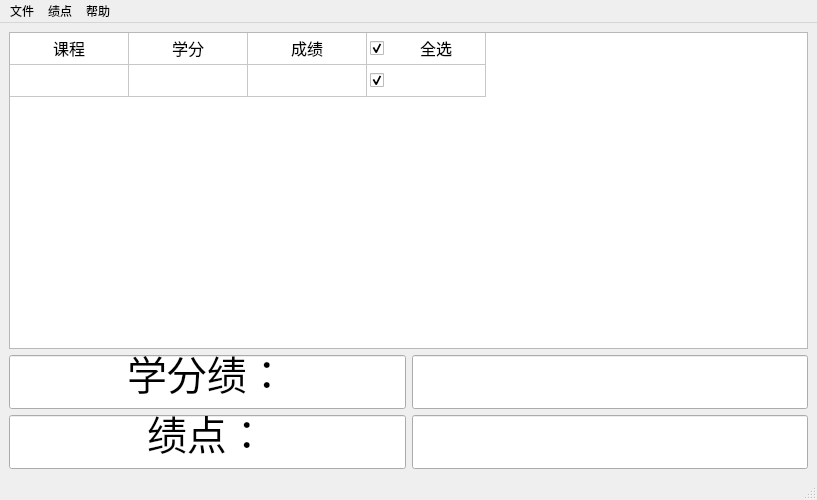
<?xml version="1.0" encoding="UTF-8"?>
<ui version="4.0">
 <class>MainWindow</class>
 <widget class="QMainWindow" name="MainWindow">
  <property name="geometry">
   <rect>
    <x>0</x>
    <y>0</y>
    <width>817</width>
    <height>500</height>
   </rect>
  </property>
  <property name="sizePolicy">
   <sizepolicy hsizetype="Expanding" vsizetype="Expanding">
    <horstretch>0</horstretch>
    <verstretch>0</verstretch>
   </sizepolicy>
  </property>
  <property name="windowTitle">
   <string>学分计算</string>
  </property>
  <widget class="QWidget" name="centralwidget">
   <property name="sizePolicy">
    <sizepolicy hsizetype="Expanding" vsizetype="Expanding">
     <horstretch>0</horstretch>
     <verstretch>0</verstretch>
    </sizepolicy>
   </property>
   <layout class="QGridLayout" name="gridLayout_2">
    <item row="0" column="0">
     <widget class="QTableWidget" name="tableWidget">
      <property name="sizeIncrement">
       <size>
        <width>0</width>
        <height>0</height>
       </size>
      </property>
      <property name="font">
       <font>
        <pointsize>12</pointsize>
       </font>
      </property>
      <property name="sizeAdjustPolicy">
       <enum>QAbstractScrollArea::AdjustIgnored</enum>
      </property>
      <property name="textElideMode">
       <enum>Qt::ElideRight</enum>
      </property>
      <property name="rowCount">
       <number>2</number>
      </property>
      <property name="columnCount">
       <number>4</number>
      </property>
      <attribute name="horizontalHeaderVisible">
       <bool>false</bool>
      </attribute>
      <attribute name="horizontalHeaderCascadingSectionResizes">
       <bool>false</bool>
      </attribute>
      <attribute name="horizontalHeaderMinimumSectionSize">
       <number>19</number>
      </attribute>
      <attribute name="horizontalHeaderDefaultSectionSize">
       <number>119</number>
      </attribute>
      <attribute name="horizontalHeaderHighlightSections">
       <bool>true</bool>
      </attribute>
      <attribute name="horizontalHeaderStretchLastSection">
       <bool>false</bool>
      </attribute>
      <attribute name="verticalHeaderVisible">
       <bool>false</bool>
      </attribute>
      <attribute name="verticalHeaderCascadingSectionResizes">
       <bool>false</bool>
      </attribute>
      <attribute name="verticalHeaderDefaultSectionSize">
       <number>32</number>
      </attribute>
      <row/>
      <row/>
      <column>
       <property name="text">
        <string>课程</string>
       </property>
      </column>
      <column>
       <property name="text">
        <string>学分</string>
       </property>
      </column>
      <column>
       <property name="text">
        <string>成绩</string>
       </property>
      </column>
      <column>
       <property name="text">
        <string>选中</string>
       </property>
      </column>
      <item row="0" column="0">
       <property name="text">
        <string>课程</string>
       </property>
       <property name="font">
        <font>
         <pointsize>12</pointsize>
        </font>
       </property>
       <property name="textAlignment">
        <set>AlignCenter</set>
       </property>
       <property name="flags">
        <set>ItemIsSelectable|ItemIsDragEnabled|ItemIsDropEnabled|ItemIsUserCheckable|ItemIsEnabled</set>
       </property>
      </item>
      <item row="0" column="1">
       <property name="text">
        <string>学分</string>
       </property>
       <property name="font">
        <font>
         <pointsize>12</pointsize>
        </font>
       </property>
       <property name="textAlignment">
        <set>AlignCenter</set>
       </property>
       <property name="flags">
        <set>ItemIsSelectable|ItemIsDragEnabled|ItemIsDropEnabled|ItemIsUserCheckable|ItemIsEnabled</set>
       </property>
      </item>
      <item row="0" column="2">
       <property name="text">
        <string>成绩</string>
       </property>
       <property name="font">
        <font>
         <pointsize>12</pointsize>
        </font>
       </property>
       <property name="textAlignment">
        <set>AlignCenter</set>
       </property>
       <property name="flags">
        <set>ItemIsSelectable|ItemIsDragEnabled|ItemIsDropEnabled|ItemIsUserCheckable|ItemIsEnabled</set>
       </property>
      </item>
      <item row="0" column="3">
       <property name="text">
        <string>全选</string>
       </property>
       <property name="font">
        <font>
         <pointsize>12</pointsize>
        </font>
       </property>
       <property name="textAlignment">
        <set>AlignCenter</set>
       </property>
       <property name="checkState">
        <enum>Checked</enum>
       </property>
       <property name="flags">
        <set>ItemIsSelectable|ItemIsDragEnabled|ItemIsDropEnabled|ItemIsUserCheckable|ItemIsEnabled</set>
       </property>
      </item>
      <item row="1" column="0">
       <property name="text">
        <string/>
       </property>
       <property name="font">
        <font>
         <pointsize>12</pointsize>
        </font>
       </property>
       <property name="textAlignment">
        <set>AlignCenter</set>
       </property>
      </item>
      <item row="1" column="1">
       <property name="text">
        <string/>
       </property>
       <property name="font">
        <font>
         <pointsize>12</pointsize>
        </font>
       </property>
       <property name="textAlignment">
        <set>AlignCenter</set>
       </property>
      </item>
      <item row="1" column="2">
       <property name="text">
        <string/>
       </property>
       <property name="font">
        <font>
         <pointsize>12</pointsize>
        </font>
       </property>
       <property name="textAlignment">
        <set>AlignCenter</set>
       </property>
      </item>
      <item row="1" column="3">
       <property name="text">
        <string/>
       </property>
       <property name="font">
        <font>
         <pointsize>12</pointsize>
        </font>
       </property>
       <property name="textAlignment">
        <set>AlignCenter</set>
       </property>
       <property name="checkState">
        <enum>Checked</enum>
       </property>
       <property name="flags">
        <set>ItemIsSelectable|ItemIsDragEnabled|ItemIsDropEnabled|ItemIsUserCheckable|ItemIsEnabled</set>
       </property>
      </item>
     </widget>
    </item>
    <item row="1" column="0">
     <layout class="QGridLayout" name="gridLayout">
      <item row="1" column="0">
       <widget class="QLineEdit" name="lineEdit_3">
        <property name="font">
         <font>
          <pointsize>30</pointsize>
         </font>
        </property>
        <property name="text">
         <string>绩点：</string>
        </property>
        <property name="alignment">
         <set>Qt::AlignCenter</set>
        </property>
        <property name="readOnly">
         <bool>true</bool>
        </property>
       </widget>
      </item>
      <item row="0" column="1">
       <widget class="QLineEdit" name="lineEdit_2">
        <property name="font">
         <font>
          <pointsize>30</pointsize>
         </font>
        </property>
        <property name="alignment">
         <set>Qt::AlignCenter</set>
        </property>
        <property name="readOnly">
         <bool>true</bool>
        </property>
       </widget>
      </item>
      <item row="0" column="0">
       <widget class="QLineEdit" name="lineEdit">
        <property name="font">
         <font>
          <pointsize>30</pointsize>
         </font>
        </property>
        <property name="layoutDirection">
         <enum>Qt::RightToLeft</enum>
        </property>
        <property name="text">
         <string>学分绩：</string>
        </property>
        <property name="alignment">
         <set>Qt::AlignCenter</set>
        </property>
        <property name="readOnly">
         <bool>true</bool>
        </property>
       </widget>
      </item>
      <item row="1" column="1">
       <widget class="QLineEdit" name="lineEdit_4">
        <property name="font">
         <font>
          <pointsize>30</pointsize>
         </font>
        </property>
        <property name="alignment">
         <set>Qt::AlignCenter</set>
        </property>
        <property name="readOnly">
         <bool>true</bool>
        </property>
       </widget>
      </item>
     </layout>
    </item>
   </layout>
  </widget>
  <widget class="QMenuBar" name="menubar">
   <property name="geometry">
    <rect>
     <x>0</x>
     <y>0</y>
     <width>817</width>
     <height>25</height>
    </rect>
   </property>
   <widget class="QMenu" name="menu">
    <property name="title">
     <string>文件</string>
    </property>
    <addaction name="action_open_file"/>
    <addaction name="action_save_file"/>
    <addaction name="separator"/>
    <addaction name="action_exit"/>
   </widget>
   <widget class="QMenu" name="menu_2">
    <property name="title">
     <string>绩点</string>
    </property>
    <addaction name="action_point"/>
   </widget>
   <widget class="QMenu" name="menu_3">
    <property name="title">
     <string>帮助</string>
    </property>
    <addaction name="action_help"/>
    <addaction name="action_about"/>
    <addaction name="separator"/>
    <addaction name="action_qt"/>
   </widget>
   <addaction name="menu"/>
   <addaction name="menu_2"/>
   <addaction name="menu_3"/>
  </widget>
  <widget class="QStatusBar" name="statusbar"/>
  <action name="action_open_file">
   <property name="text">
    <string>打开</string>
   </property>
  </action>
  <action name="action_save_file">
   <property name="text">
    <string>另存为</string>
   </property>
  </action>
  <action name="action_exit">
   <property name="text">
    <string>退出</string>
   </property>
  </action>
  <action name="action_point">
   <property name="text">
    <string>绩点转换</string>
   </property>
  </action>
  <action name="action_help">
   <property name="text">
    <string>帮助</string>
   </property>
  </action>
  <action name="action_about">
   <property name="text">
    <string>关于</string>
   </property>
  </action>
  <action name="action_qt">
   <property name="text">
    <string>Qt</string>
   </property>
  </action>
 </widget>
 <resources/>
 <connections/>
</ui>
